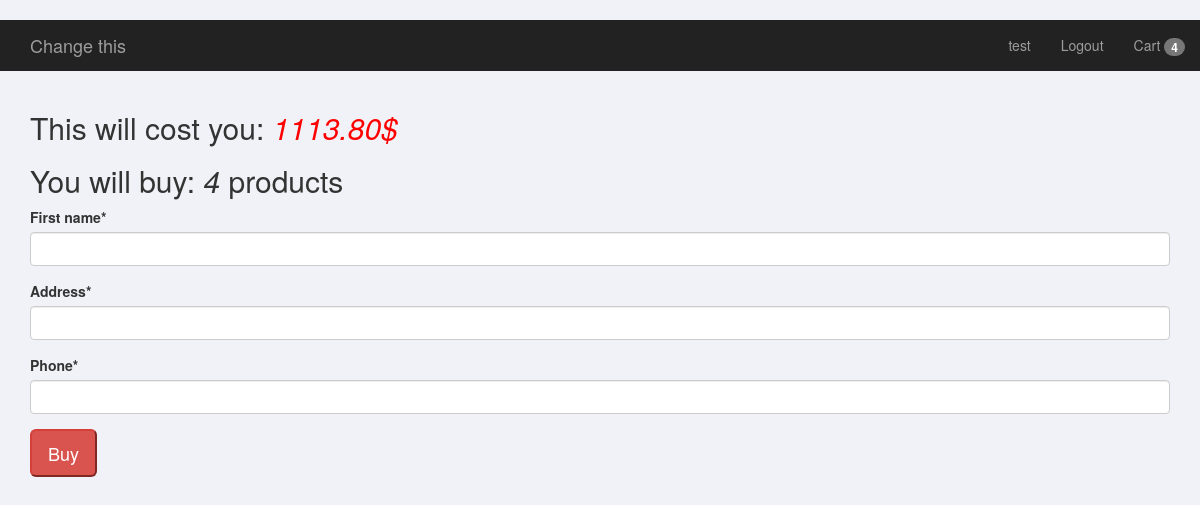
The app's page /create-order/ (signed in), older data.
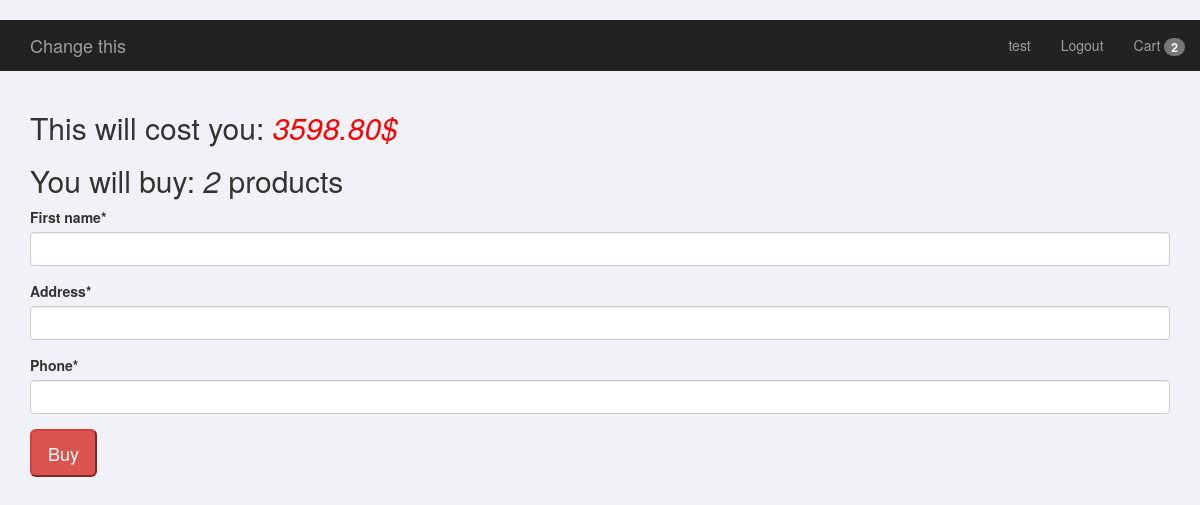
The same page, newer data.
### mainapp/models.py (models this page shows, shortened)
class Cart(models.Model):
    final_price = models.DecimalField(null=True, blank=True, max_digits=100, decimal_places=2,
                                      verbose_name='Final price')
    final_amount = models.IntegerField(null=True, blank=True,
                                       verbose_name='Total amount')
    owner = models.ForeignKey(Customer, on_delete=models.CASCADE, verbose_name='Owner')
    products = models.ManyToManyField('CartProduct', blank=True)
    ordered = models.BooleanField(default=False)

### mainapp/views.py (the view, shortened to what this page needs)
# urls.py: path('create-order/', OrderView.as_view(), name='create_order'),
class OrderView(GetCurtMixin, View):
    def get(self, request):
        if self.cart.final_amount == 0:
            return HttpResponseRedirect(reverse('cart_detail'))
        form = OrderForm
        context = {
            'cart': self.cart,
            'form': form,
        }
        return render(request, 'create_order.html', context)

### mainapp/mixins.py (called while the page is built)
    def dispatch(self, request, *args, **kwargs):
        if request.user.is_authenticated:
            customer = Customer.objects.get(user=request.user)
            cart = Cart.objects.filter(owner=customer, ordered=False).first()
            if not cart:
                cart = Cart.objects.create(owner=customer)
            self.cart = cart
        else:
            self.cart = None
        return super().dispatch(request, *args, **kwargs)

### mainapp/templates/create_order.html (shortened to what this page needs)
{% extends 'base.html' %}
{% load crispy_forms_tags %}
{% block content %}
<h2>This will cost you: <i style='color: red;'>{{ cart.final_price }}$</i></h2>
<h2>You will buy: <i>{{ cart.final_amount }}</i> products</h2>
<form method='POST'>
    {{ form|crispy }}
    <button type='submit' class='button btn-lg btn-danger'>Buy</button>
</form>
{% endblock %}

### mainapp/templates/base.html (shortened to what this page needs)
<!DOCTYPE html>
{% load static %}
<html lang="en">
<head>
    <link href="{% static 'bootstrap.min.css' %}" rel="stylesheet">
    <link href="{% static 'for_index.css' %}" rel="stylesheet">
</head>
<body>
    <nav class="navbar-static-top  navbar-inverse mb-2">
        <div class="container-fluid">
        <div class="navbar-header">
            <a class="navbar-brand" href="{% url 'index' %}">Change this</a>
        </div>
        <div>
            <ul class="nav navbar-nav navbar-right">
            {% if user.is_authenticated %}
            <li><a href='{% url "user_profile" %}'>{{ user.username }}</a></li>
                <li><a href='{% url 'logout' %}'>Logout</a></li>
                <li><a href='{% url "cart_detail" %}'>
                    Cart <span class='badge'>{{ cart.final_amount }}</span>
                </a></li>
            {% else %}
                <li><a href='{% url "login" %}'>Log in</a></li>
                <li><a href='{% url "registration" %}'>Sign in</a></li>
            {% endif %}
            </ul>
        </div>
        </div>
    </nav>
    <br>
    <div class="container bootdey">
        {% block content %}
        {% endblock %}
    </div>
</body>
</html>

Row changes from the older to the newer data that the page shows:
changed Cart: final_amount "4" → "2"; final_price "1113.80" → "3598.80"
